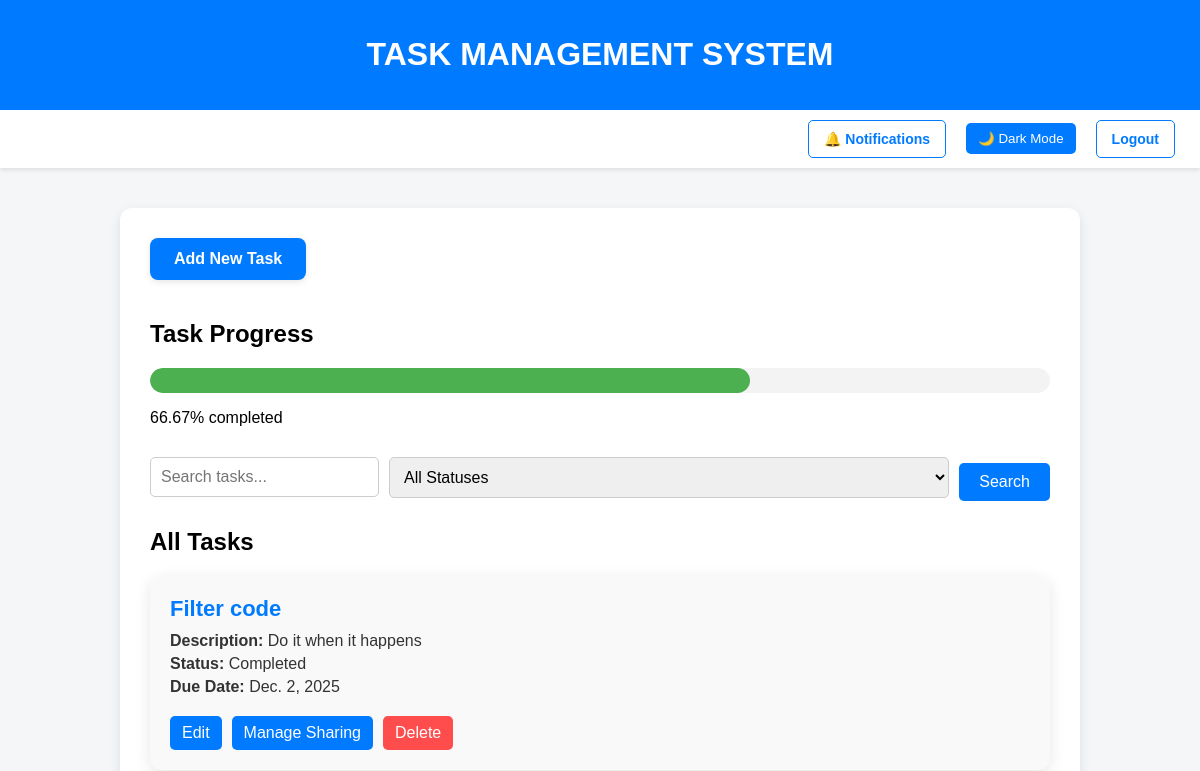
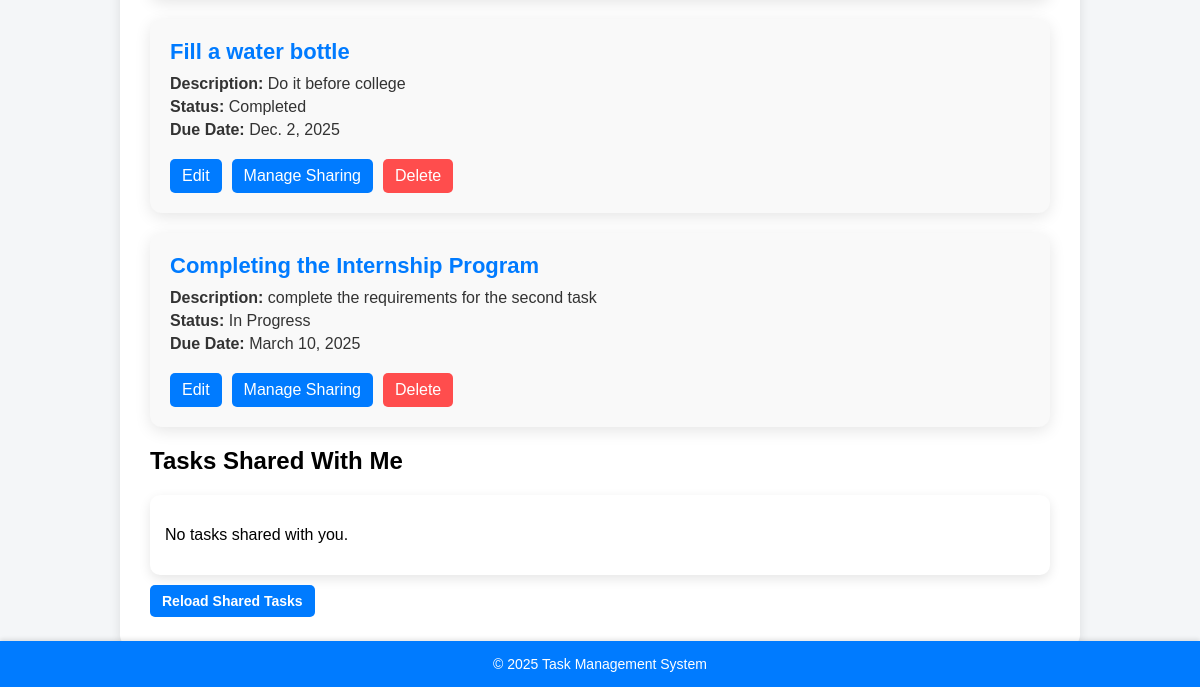
The app's page / (signed in), older data (2 pictures, top to bottom).
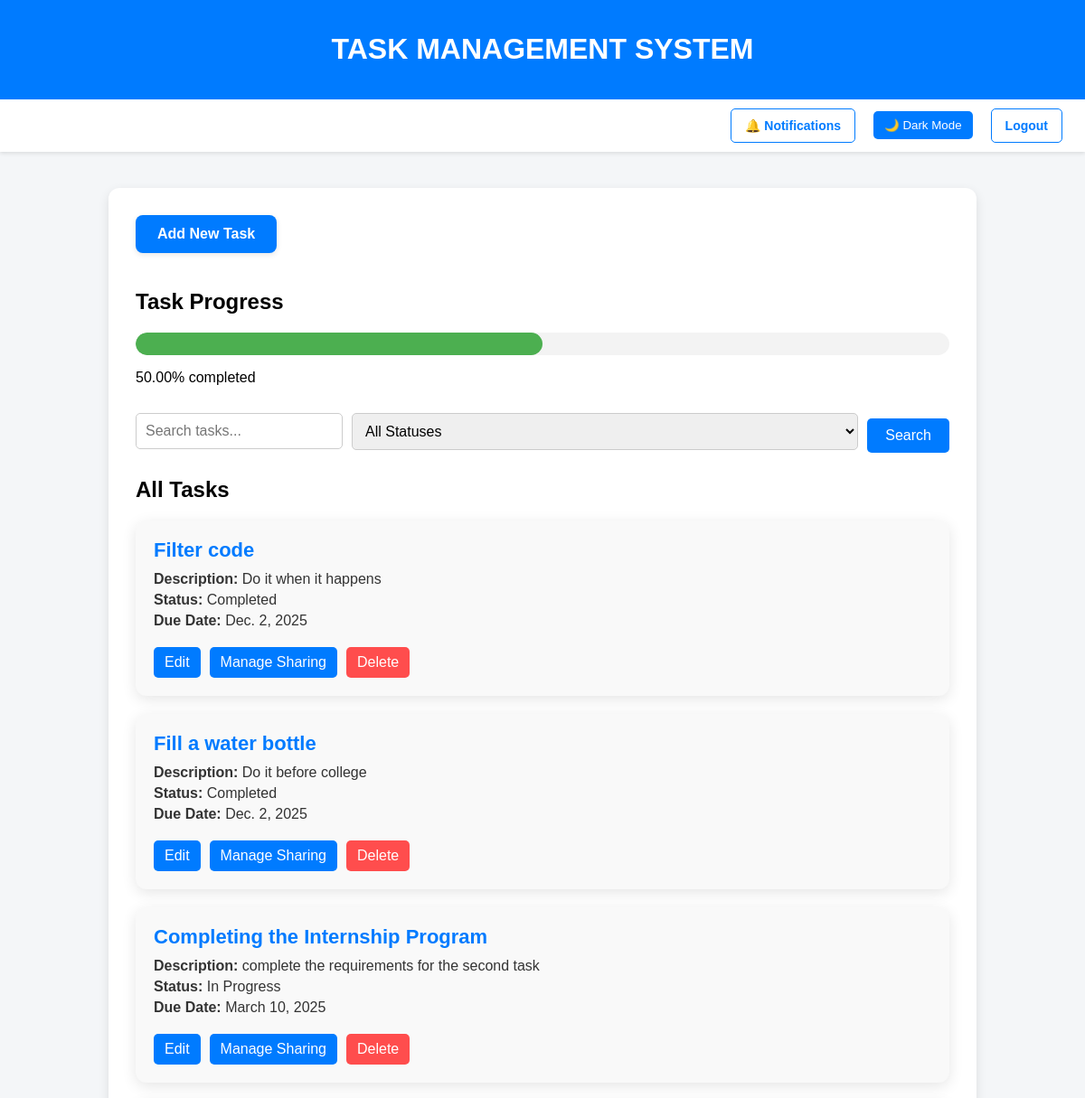
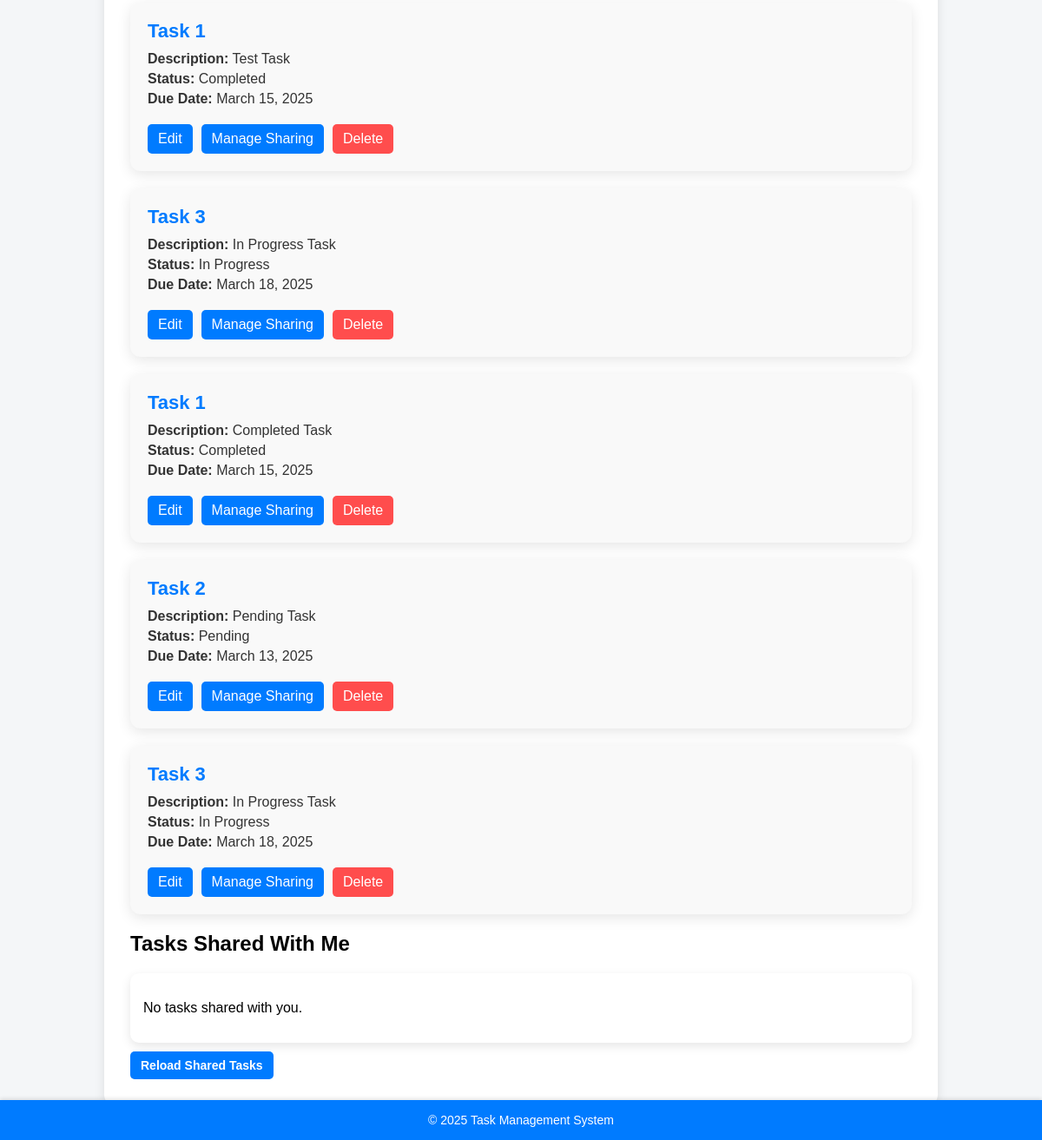
The same page, newer data (2 pictures, top to bottom).
### core/models.py (models this page shows, shortened)
class Task(models.Model):
    STATUS_CHOICES = [
        ('Pending', 'Pending'),
        ('In Progress', 'In Progress'),
        ('Completed', 'Completed'),
    ]
    title = models.CharField(max_length=255)
    description = models.TextField()
    status = models.CharField(max_length=20, choices=STATUS_CHOICES, default='Pending')
    due_date = models.DateField()
    created_at = models.DateTimeField(auto_now_add=True)
    owner = models.ForeignKey(User, on_delete=models.CASCADE, related_name="owned_tasks")
    shared_with = models.ManyToManyField(User, related_name="shared_tasks", blank=True)
    class Meta:
        indexes = [
            models.Index(fields=['created_at'], name='idx_created_at'),
        ]

### core/views.py (the view)
# urls.py: path('', views.home_page, name='home_page'),
@login_required(login_url='login')
def home_page(request):
    query = request.GET.get('q', '')
    status_filter = request.GET.get('status', '')
    tasks = Task.objects.filter(owner=request.user)
    if query:
        tasks = tasks.filter(Q(title__icontains=query) | Q(description__icontains=query))
    if status_filter:
        tasks = tasks.filter(status=status_filter)
    total_tasks = tasks.count()
    completed_tasks = tasks.filter(status='Completed').count()
    progress = (completed_tasks / total_tasks * 100) if total_tasks > 0 else 0
    return render(request, 'core/home.html', {
        'tasks': tasks,
        'query': query,
        'status_filter': status_filter,
        'progress': progress
    })

### templates/core/home.html (shortened to what this page needs)
{% extends 'partials/base.html' %}
{% load static %}
{% block content %}
    <a href="/tasks/new/" class="add-task-btn">Add New Task</a>
    <div class="progress-section">
        <h2>Task Progress</h2>
        <div class="progress-bar-wrapper">
            <div class="progress-bar" style="width: {{ progress }}%;"></div>
        </div>
        <p>{{ progress|floatformat:2 }}% completed</p>
    </div>
    <form method="GET" action="{% url 'home_page' %}" class="search-form">
        <input type="text" name="q" placeholder="Search tasks..." value="{{ query }}" class="search-bar">
        <select name="status" class="filter-dropdown">
            <option value="">All Statuses</option>
        </select>
        <button type="submit" class="search-btn">Search</button>
    </form>
    <h2>All Tasks</h2>
    {% for task in tasks %}
        <div class="card">
            <h3>{{ task.title }}</h3>
            <p><strong>Description:</strong> {{ task.description }}</p>
            <p><strong>Status:</strong> {{ task.status }}</p>
            <p><strong>Due Date:</strong> {{ task.due_date }}</p>
            <div class="actions">
                <a href="{% url 'task_update' task.id %}" class="edit-btn">Edit</a>
                <a href="{% url 'share_task' task.id %}" class="edit-btn">Manage Sharing</a>
                <form action="{% url 'task_delete' task.id %}" method="POST" class="inline-form">
                    <button type="submit" class="delete-btn">Delete</button>
                </form>
            </div>
        </div>
    {% empty %}
        <p>No tasks found.</p>
    {% endfor %}
    <h2>Tasks Shared With Me</h2>
    <div class="shared-tasks-container">
        {% for task in shared_tasks %}
            <div class="shared-task-card">
                <h3 style="color: #ffffff;">{{ task.title }} <span>(Shared by: {{ task.owner }})</span></h3>
                <p><strong>Description:</strong> {{ task.description }}</p>
                <p><strong>Status:</strong> {{ task.status }}</p>
                <p><strong>Due Date:</strong> {{ task.due_date }}</p>
            </div>
        {% empty %}
            <p>No tasks shared with you.</p>
        {% endfor %}
    </div>
    <button onclick="fetchSharedTasks()" class="btn-primary">Reload Shared Tasks</button>
    {% endblock %}

### templates/partials/base.html (shortened to what this page needs)
{% load static %}
<!DOCTYPE html>
<html lang="en">
<head>
    <link rel="stylesheet" type="text/css" href="{% static 'css/style.css' %}">
</head>
<body>
    <header style="background-color: #007bff; padding: 15px; text-align: center; position: relative;">
        <h1>
            <a href="{% url 'home_page' %}" style="color: white; text-decoration: none;">
                TASK MANAGEMENT SYSTEM
            </a>
        </h1>
    </header>
    <div class="nav-links">
        <a href="/notifications">
            🔔 Notifications
        </a>
        <button id="darkModeToggle" class="dark-mode-toggle">🌙 Dark Mode</button>
        {% if user.is_authenticated %}
            <a href="{% url 'logout' %}">Logout</a>
        {% else %}
            <a href="{% url 'login' %}">Login</a>
            <a href="{% url 'register' %}">Register</a>
        {% endif %}
    </div>
    <div class="container">
        {% block content %}{% endblock %}
    </div>
    <div class="footer">&copy; 2025 Task Management System</div>
</body>
</html>

### static/css/style.css (style rules this page uses)
body { font-family: 'Poppins', sans-serif; background-color: #f4f6f8; margin: 0; padding: 0; }
.nav-links { display: flex; align-items: center; gap: 15px; padding: 5px 20px; display: flex; justify-content: flex-end; padding: 10px 20px; background-color: #ffffff; box-shadow: 0 2px 4px rgba(0, 0, 0, 0.1); }
.nav-links a { color: #007bff; text-decoration: none; padding: 10px 15px; margin: 0 5px; border-radius: 5px; font-weight: bold; border: 1px solid #007bff; background-color: white; transition: all 0.3s ease-in-out; display: flex; align-items: center; gap: 5px; font-size: 14px; }
.container { max-width: 900px; margin: 40px auto; padding: 30px; background-color: white; border-radius: 12px; box-shadow: 0 4px 12px rgba(0, 0, 0, 0.1); }
form input, form textarea, form select { width: 100%; padding: 12px; margin: 10px 0; border: 1px solid #ccc; border-radius: 8px; font-size: 16px; }
form button { background-color: #007bff; color: white; border: none; padding: 14px 24px; border-radius: 8px; font-size: 16px; cursor: pointer; margin-top: 10px; transition: background-color 0.3s ease-in-out; }
.card { background-color: #f9f9f9; margin: 20px 0; padding: 20px; border-radius: 12px; box-shadow: 0 4px 16px rgba(0, 0, 0, 0.1); }
.card h3 { margin: 0 0 10px; color: #007bff; font-size: 22px; }
.card p { margin: 5px 0; color: #333; }
.shared-tasks-container { margin-top: 20px; padding: 15px; background-color: #ffffff; border-radius: 10px; box-shadow: 0 4px 12px rgba(0, 0, 0, 0.1); }
.add-task-btn { display: inline-block; width: auto; text-align: center; background-color: #007bff; color: white; padding: 12px 24px; text-decoration: none; font-weight: bold; border-radius: 8px; box-shadow: 0 2px 6px rgba(0, 0, 0, 0.1); margin-bottom: 20px; transition: background-color 0.3s ease-in-out; }
.footer { background-color: #007bff; color: white; text-align: center; padding: 15px 0; position: fixed; bottom: 0; width: 100%; font-size: 14px; box-shadow: 0 -2px 4px rgba(0, 0, 0, 0.1); }
.search-form { margin-bottom: 20px; display: flex; align-items: center; gap: 10px; }
.search-bar { padding: 10px; width: 300px; border: 1px solid #ccc; border-radius: 5px; }
.filter-dropdown { padding: 10px; border: 1px solid #ccc; border-radius: 5px; }
.search-btn { padding: 10px 20px; background-color: #007bff; color: white; border: none; border-radius: 5px; cursor: pointer; }
.delete-btn { background-color: #ff4d4d; color: white; border: none; padding: 8px 12px; border-radius: 5px; cursor: pointer; }
.progress-section { margin: 20px 0; }
.progress-bar-wrapper { background-color: #f3f3f3; border-radius: 25px; width: 100%; height: 25px; overflow: hidden; margin-bottom: 10px; }
.progress-bar { height: 100%; background-color: #4caf50; width: 0; transition: width 0.5s ease; border-radius: 25px; }
.edit-btn { display: inline-block; margin-top: 10px; padding: 8px 12px; background-color: #007bff; color: white; text-decoration: none; border-radius: 5px; transition: background-color 0.3s; }
.actions { display: flex; gap: 10px; margin-top: 10px; }
.inline-form { display: inline; }
.edit-btn { background-color: #007bff; color: white; padding: 8px 12px; border-radius: 5px; text-decoration: none; border: none; cursor: pointer; }
.delete-btn { background-color: #ff4d4d; color: white; padding: 8px 12px; border-radius: 5px; border: none; cursor: pointer; }
.btn-primary { display: inline-block; padding: 8px 12px; font-size: 14px; font-weight: bold; text-align: center; text-decoration: none; border-radius: 5px; cursor: pointer; background-color: #007bff; color: white; border: none; margin-top: 10px; }
.dark-mode-toggle { background-color: #007bff; color: white; border: none; padding: 8px 12px; border-radius: 5px; cursor: pointer; transition: background-color 0.3s ease-in-out; }

Row changes from the older to the newer data that the page shows:
added Task: title "Task 1", description "Test Task", status "Completed", due_date "March 15, 2025"
added Task: title "Task 3", description "In Progress Task", status "In Progress", due_date "March 18, 2025"
added Task: title "Task 1", description "Completed Task", status "Completed", due_date "March 15, 2025"
added Task: title "Task 2", description "Pending Task", status "Pending", due_date "March 13, 2025"
added Task: title "Task 3", description "In Progress Task", status "In Progress", due_date "March 18, 2025"
Text that changed along with them:
{{ progress }}: 66.66666666666666 → 50.0 (drawn)
{{ progress|floatformat:2 }}: "66.67" → "50.00"
